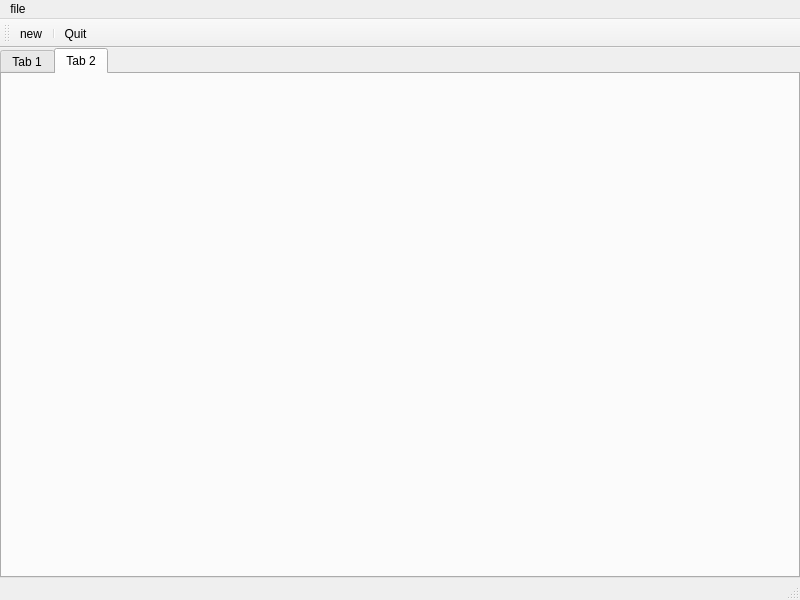
<?xml version="1.0" encoding="UTF-8"?>
<ui version="4.0">
 <class>MainWindow</class>
 <widget class="QMainWindow" name="MainWindow">
  <property name="geometry">
   <rect>
    <x>0</x>
    <y>0</y>
    <width>800</width>
    <height>600</height>
   </rect>
  </property>
  <property name="windowTitle">
   <string>MainWindow</string>
  </property>
  <widget class="QWidget" name="centralwidget">
   <layout class="QVBoxLayout" name="verticalLayout">
    <property name="leftMargin">
     <number>0</number>
    </property>
    <property name="topMargin">
     <number>0</number>
    </property>
    <property name="rightMargin">
     <number>0</number>
    </property>
    <property name="bottomMargin">
     <number>0</number>
    </property>
    <item>
     <widget class="QTabWidget" name="tabWidget">
      <property name="currentIndex">
       <number>1</number>
      </property>
      <widget class="QWidget" name="tab">
       <attribute name="title">
        <string>Tab 1</string>
       </attribute>
      </widget>
      <widget class="QWidget" name="tab_2">
       <attribute name="title">
        <string>Tab 2</string>
       </attribute>
      </widget>
     </widget>
    </item>
   </layout>
  </widget>
  <widget class="QMenuBar" name="menubar">
   <property name="geometry">
    <rect>
     <x>0</x>
     <y>0</y>
     <width>800</width>
     <height>17</height>
    </rect>
   </property>
   <widget class="QMenu" name="menufile">
    <property name="title">
     <string>file</string>
    </property>
    <addaction name="separator"/>
   </widget>
   <addaction name="menufile"/>
  </widget>
  <widget class="QStatusBar" name="statusbar"/>
  <widget class="QToolBar" name="toolBar">
   <property name="windowTitle">
    <string>toolBar</string>
   </property>
   <attribute name="toolBarArea">
    <enum>TopToolBarArea</enum>
   </attribute>
   <attribute name="toolBarBreak">
    <bool>false</bool>
   </attribute>
   <addaction name="actionnew"/>
   <addaction name="separator"/>
   <addaction name="actionQuit"/>
  </widget>
  <action name="actionnew">
   <property name="text">
    <string>new</string>
   </property>
  </action>
  <action name="actionQuit">
   <property name="text">
    <string>Quit</string>
   </property>
  </action>
 </widget>
 <resources/>
 <connections>
  <connection>
   <sender>actionQuit</sender>
   <signal>triggered()</signal>
   <receiver>MainWindow</receiver>
   <slot>close()</slot>
   <hints>
    <hint type="sourcelabel">
     <x>-1</x>
     <y>-1</y>
    </hint>
    <hint type="destinationlabel">
     <x>399</x>
     <y>299</y>
    </hint>
   </hints>
  </connection>
 </connections>
</ui>
